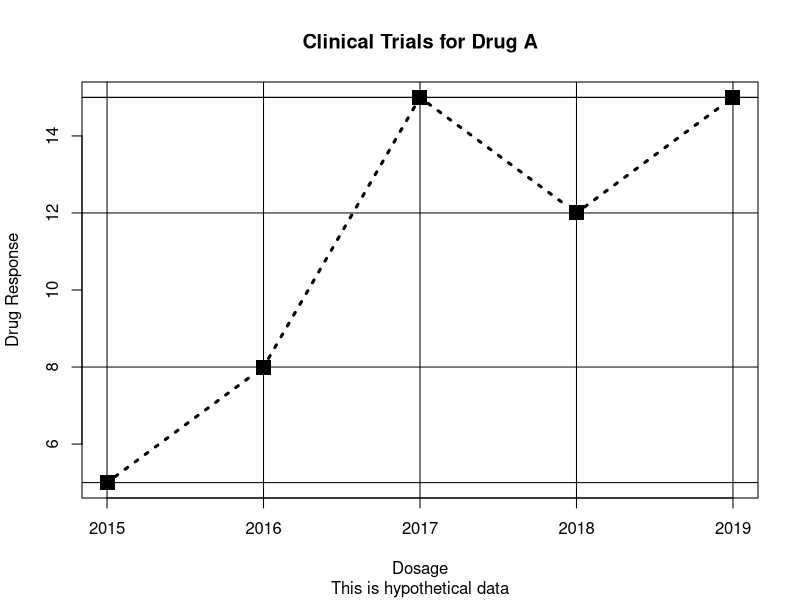

R code for this plot:
prodYear <- c(2015, 2016, 2017, 2018, 2019)
maxLength <- c(5, 8, 15, 12, 15)
# cars <- data.data.frame(prodYear,maxLength)
# opar <- par(no.no.readonly = TRUE)
# par(lty = 2, pch = 17, lwd = 2)
plot(prodYear, maxLength, type = "b", lty = 3, lwd = 3, pch = 15, cex = 2, main = "Clinical Trials for Drug A", sub = "This is hypothetical data", xlab = "Dosage", ylab = "Drug Response")
abline(h = maxLength, v = prodYear)
# par(opar)
